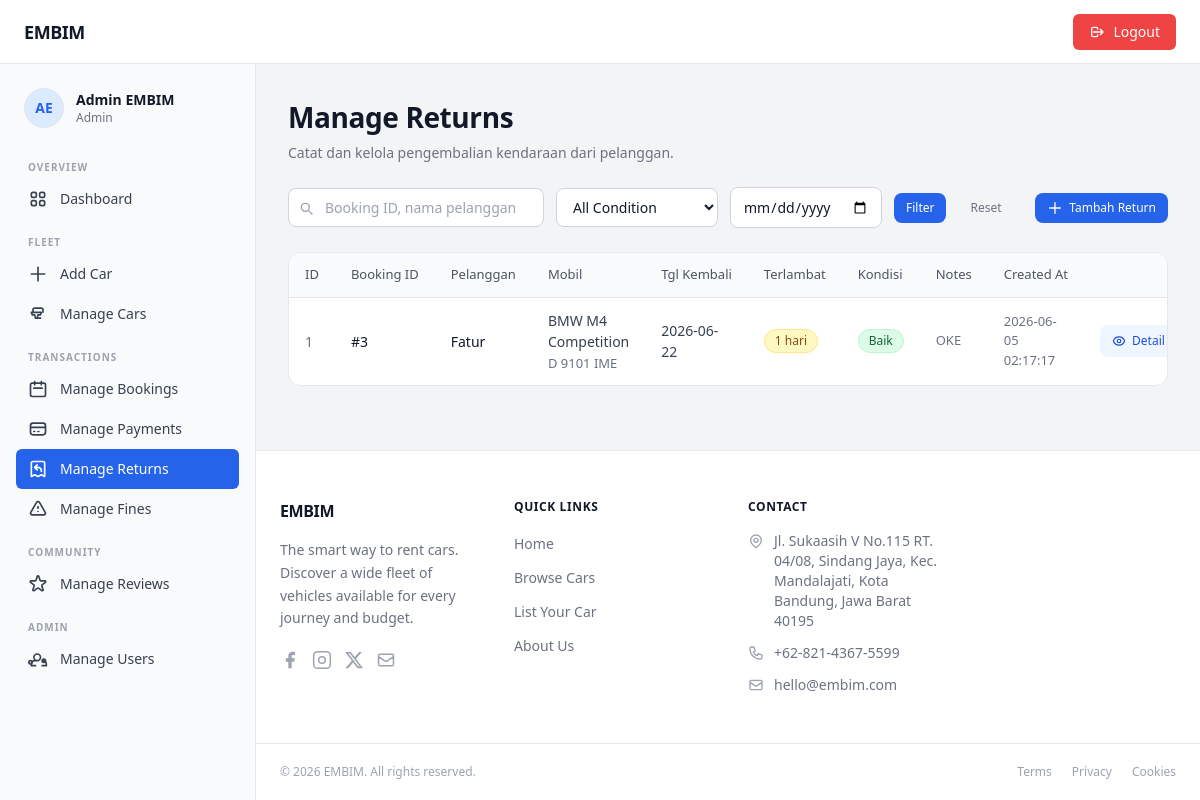
Page /admin/index.php?page=manage_returns (signed in) on the committed database.
### tables this page shows
CREATE TABLE `returns` (
  `id` int(11) NOT NULL,
  `booking_id` int(11) NOT NULL,
  `return_date` date NOT NULL,
  `late_days` smallint(6) NOT NULL DEFAULT 0,
  `car_condition` enum('good','damaged') NOT NULL DEFAULT 'good',
  `notes` text DEFAULT NULL,
  `created_at` datetime NOT NULL DEFAULT current_timestamp(),
  `fine_per_day` decimal(12,2) DEFAULT 700000.00,
  `fine_amount` decimal(14,2) DEFAULT 0.00,
  `fine_status` enum('none','unpaid','paid') DEFAULT 'none'
);

CREATE TABLE `users` (
  `id` int(11) NOT NULL,
  `full_name` varchar(100) NOT NULL,
  `email` varchar(150) NOT NULL,
  `password` varchar(255) NOT NULL COMMENT 'bcrypt hash',
  `phone` varchar(20) DEFAULT NULL,
  `address` text DEFAULT NULL,
  `role` enum('admin','user') NOT NULL DEFAULT 'user',
  `photo_profile` varchar(100) DEFAULT NULL,
  `photo_ktp` varchar(100) DEFAULT NULL,
  `photo_sim` varchar(100) DEFAULT NULL,
  `created_at` datetime NOT NULL DEFAULT current_timestamp(),
  `updated_at` datetime NOT NULL DEFAULT current_timestamp() ON UPDATE current_timestamp()
);

CREATE TABLE `cars` (
  `id` int(11) NOT NULL,
  `brand` varchar(80) NOT NULL,
  `model` varchar(100) NOT NULL,
  `year` year(4) NOT NULL,
  `stock` int(11) NOT NULL,
  `license_plate` varchar(20) NOT NULL,
  `price_per_day` decimal(12,2) NOT NULL,
  `status` enum('available','booked','maintenance') NOT NULL DEFAULT 'available',
  `transmission` enum('automatic','manual') NOT NULL DEFAULT 'automatic',
  `fuel_type` enum('gasoline','diesel','electric','hybrid') NOT NULL DEFAULT 'gasoline',
  `seats` tinyint(4) NOT NULL DEFAULT 5,
  `description` text DEFAULT NULL,
  `photo` varchar(255) DEFAULT NULL COMMENT 'Nama file gambar di folder assets/images',
  `created_at` datetime NOT NULL DEFAULT current_timestamp(),
  `updated_at` datetime NOT NULL DEFAULT current_timestamp() ON UPDATE current_timestamp()
);

### admin/controllers/AdminReturnController.php (called while the page is built, shortened)
<?php
require_once __DIR__ . '/../models/ReturnModel.php';
class AdminReturnController {
    private ReturnModel $model;
    private int $perPage = 10;
    public function __construct() {
        $this->model = new ReturnModel();
    }
    public function manageReturns(): void {
        $condition  = trim($_GET['condition']    ?? '');
        $search     = trim($_GET['search']       ?? '');
        $returnDate = trim($_GET['return_date']  ?? '');
        $all        = $this->model->getAllReturns($condition, $search, $returnDate);
        $total      = count($all);
        $totalPages = max(1, (int) ceil($total / $this->perPage));
        $currentPage = max(1, min($totalPages, (int) ($_GET['p'] ?? 1)));
        $offset     = ($currentPage - 1) * $this->perPage;
        $returns    = array_slice($all, $offset, $this->perPage);
        require_once __DIR__ . '/../views/manage_returns.php';
    }
}

### admin/index.php (called while the page is built, shortened)
<?php
    require_once __DIR__ . '/config/database.php';
    require_once __DIR__ . '/controllers/AdminReturnController.php';
    $page = $_GET['page'] ?? 'dashboard';
    match ($page) {
        'add_car'               => (new DashboardController())->addCar(),
        'manage_cars'           => (new DashboardController())->manageCars(),
        'manage_bookings'       => (new AdminBookingController())->manageBookings(),
        'booking_detail'        => (new AdminBookingController())->bookingDetail(),
        'edit_booking'          => (new AdminBookingController())->editBooking(),
        'delete_booking'        => (new AdminBookingController())->deleteBooking(),
        'manage_users'          => (new UserController())->manageUsers(),
        'manage_payments'       => (new AdminPaymentController())->managePayments(),
        'payment_detail'        => (new AdminPaymentController())->paymentDetail(),
        'update_payment_status' => (new AdminPaymentController())->updateStatus(),
        'manage_returns'        => (new AdminReturnController())->manageReturns(),
        'add_return'            => (new AdminReturnController())->addReturn(),
        'return_detail'         => (new AdminReturnController())->returnDetail(),
        'edit_return'           => (new AdminReturnController())->editReturn(),
        'delete_return'         => (new AdminReturnController())->deleteReturn(),
        'manage_fines'          => (new AdminFineController())->manageFines(),
        'fine_detail'           => (new AdminFineController())->fineDetail(),
        'update_fine_status'    => (new AdminFineController())->updateFineStatus(),
        default                 => (new DashboardController())->dashboard(),
    };

### admin/config/database.php (called while the page is built, shortened)
<?php
function getPDO(): PDO {
    static $pdo = null;
    if ($pdo === null) {
        $dsn = sprintf('mysql:host=%s;dbname=%s;charset=%s', DB_HOST, DB_NAME, DB_CHARSET);
        $pdo = new PDO($dsn, DB_USER, DB_PASS, [
            PDO::ATTR_ERRMODE            => PDO::ERRMODE_EXCEPTION,
            PDO::ATTR_DEFAULT_FETCH_MODE => PDO::FETCH_ASSOC,
            PDO::ATTR_EMULATE_PREPARES   => false,
        ]);
    }
    return $pdo;
}

### admin/models/ReturnModel.php (called while the page is built, shortened)
<?php
require_once __DIR__ . '/../config/database.php';
class ReturnModel {
    private PDO $pdo;
    public function __construct() {
        $this->pdo = getPDO();
    }
    public function getAllReturns(string $condition = '', string $search = '', string $returnDate = ''): array {
        $sql = "
            SELECT
                r.`id`,
                r.`booking_id`,
                r.`return_date`,
                r.`late_days`,
                r.`car_condition`,
                r.`notes`,
                r.`created_at`,
                b.`start_date`,
                b.`end_date`,
                b.`status`          AS booking_status,
                u.`full_name`       AS customer_name,
                CONCAT(c.`brand`, ' ', c.`model`) AS car_name,
                c.`license_plate`
            FROM `returns` r
            JOIN `bookings` b ON b.`id` = r.`booking_id`
            JOIN `users`    u ON u.`id` = b.`user_id`
            JOIN `cars`     c ON c.`id` = b.`car_id`
            WHERE 1=1
        ";
        $params = [];
        $sql .= " ORDER BY r.`id` DESC";
        $stmt = $this->pdo->prepare($sql);
        $stmt->execute($params);
        return $stmt->fetchAll();
    }
}

### admin/views/manage_returns.php (the view, shortened to what this page needs)
<?php require_once __DIR__ . '/partials/layout_top.php'; ?>
<div class="space-y-6">
  <div class="page-heading">
    <h1>Manage Returns</h1>
    <p>Catat dan kelola pengembalian kendaraan dari pelanggan.</p>
  </div>
  <form method="GET" action="" class="filter-bar">
    <div class="search-wrap">
      <input type="search" name="search"
             value="<?= htmlspecialchars($_GET['search'] ?? '') ?>"
             placeholder="Booking ID, nama pelanggan, atau mobil..."
             class="form-control w-64" />
    </div>
    <select name="condition" class="form-control" style="width:auto;">
      <option value=""       <?= (($_GET['condition'] ?? '') === '')        ? 'selected' : '' ?>>All Condition</option>
    </select>
    <input type="date" name="return_date"
           value="<?= htmlspecialchars($_GET['return_date'] ?? '') ?>"
           class="form-control" style="width:auto;"
           title="Filter by return date" />
    <button type="submit" class="btn btn-primary btn-sm">Filter</button>
    <a href="?page=manage_returns" class="btn btn-ghost btn-sm">Reset</a>
    <a href="?page=add_return" class="btn btn-primary btn-sm" style="margin-left:auto;">
      <svg xmlns="http://www.w3.org/2000/svg" class="h-4 w-4" fill="none" viewBox="0 0 24 24" stroke="currentColor" stroke-width="2"><path stroke-linecap="round" stroke-linejoin="round" d="M12 4v16m8-8H4"/></svg>
      Tambah Return
    </a>
  </form>
  <div class="embim-table-wrap">
    <table class="embim-table">
      <thead>
        <tr>
          <th>ID</th>
          <th>Booking ID</th>
          <th>Pelanggan</th>
          <th>Mobil</th>
          <th>Tgl Kembali</th>
          <th>Terlambat</th>
          <th>Kondisi</th>
          <th>Notes</th>
          <th>Created At</th>
          <th class="td-right">Actions</th>
        </tr>
      </thead>
      <tbody>
        <?php if (empty($returns)): ?>
          <tr><td colspan="10" class="text-center py-10 text-gray-400">Belum ada data pengembalian.</td></tr>
        <?php else: foreach ($returns as $r):
          $condClass = $r['car_condition'] === 'good' ? 'badge badge-paid' : 'badge badge-unpaid';
          $condLabel = $r['car_condition'] === 'good' ? 'Baik' : 'Rusak';
        ?>
        <tr>
          <td class="td-id"><?= $r['id'] ?></td>
          <td class="td-primary">#<?= $r['booking_id'] ?></td>
          <td class="td-primary"><?= htmlspecialchars($r['customer_name']) ?></td>
          <td><?= htmlspecialchars($r['car_name']) ?><br><span class="td-muted text-xs"><?= htmlspecialchars($r['license_plate']) ?></span></td>
          <td><?= htmlspecialchars($r['return_date']) ?></td>
          <td>
            <?php if ((int)$r['late_days'] > 0): ?>
              <span class="badge badge-unpaid"><?= (int)$r['late_days'] ?> hari</span>
            <?php else: ?>
              <span class="td-muted">—</span>
            <?php endif; ?>
          </td>
          <td><span class="<?= $condClass ?>"><?= $condLabel ?></span></td>
          <td class="td-muted" style="max-width:160px;white-space:nowrap;overflow:hidden;text-overflow:ellipsis;">
            <?= $r['notes'] ? htmlspecialchars($r['notes']) : '—' ?>
          </td>
          <td class="td-muted"><?= htmlspecialchars($r['created_at']) ?></td>
          <td class="td-right">
            <div style="display:flex;gap:6px;justify-content:flex-end;">
              <a href="?page=return_detail&id=<?= $r['id'] ?>"
                 class="btn btn-sm btn-primary" style="background:#eff6ff;color:#1d4ed8;">
                Detail
              </a>
            </div>
          </td>
        </tr>
        <?php endforeach; endif; ?>
      </tbody>
    </table>
  </div>
</div>
<?php require_once __DIR__ . '/partials/layout_bottom.php'; ?>

### admin/style/style.css (style rules this page uses)
:root { --color-primary: #2563eb; --color-primary-hover: #1d4ed8; --color-primary-light: #eff6ff; --color-primary-ring: rgba(37,99,235,.35); --color-danger: #ef4444; --color-danger-hover: #dc2626; --color-danger-light: #fef2f2; --color-success: #22c55e; --color-success-light: #f0fdf4; --color-warning-light: #fefce8; --color-purple-light: #faf5ff; --color-border: #e5e7eb; --color-border-soft: #f3f4f6; --color-bg: #f3f4f6; --color-bg-white: #ffffff; --color-text: #111827; --color-text-muted: #6b7280; --color-text-subtle: #9ca3af; --radius-sm: 4px; --radius-md: 8px; --radius-lg: 12px; --radius-xl: 16px; --radius-2xl: 24px; --shadow-sm: 0 1px 2px rgba(0,0,0,.06); --shadow-md: 0 4px 16px rgba(0,0,0,.10); --shadow-lg: 0 8px 32px rgba(0,0,0,.14); --transition: 150ms ease; --sidebar-w: 256px; --topbar-h: 64px; }
*, *::before, *::after { box-sizing: border-box; }
html { height: 100%; }
body { margin: 0; font-family: ui-sans-serif, system-ui, -apple-system, "Segoe UI", Roboto, "Helvetica Neue", Arial, sans-serif; background-color: var(--color-bg); color: var(--color-text); -webkit-font-smoothing: antialiased; -moz-osx-font-smoothing: grayscale; }
a { color: inherit; text-decoration: none; }
button, input, select, textarea { font-family: inherit; }
.btn { display: inline-flex; align-items: center; gap: 6px; padding: 8px 16px; border-radius: var(--radius-md); font-size: 14px; font-weight: 500; border: none; cursor: pointer; transition: background var(--transition), color var(--transition), box-shadow var(--transition); text-decoration: none; }
.btn-primary { background: var(--color-primary); color: #fff; }
.btn-ghost { background: transparent; color: var(--color-text-muted); }
.btn-sm { padding: 6px 12px; font-size: 12px; }
.form-control { width: 100%; border: 1px solid #d1d5db; border-radius: var(--radius-md); padding: 8px 12px; font-size: 14px; color: var(--color-text); background: var(--color-bg-white); transition: border-color var(--transition), box-shadow var(--transition); }
.form-control::placeholder { color: var(--color-text-subtle); }
select.form-control { background-image: none; }
.badge { display: inline-flex; align-items: center; padding: 2px 10px; border-radius: 9999px; font-size: 12px; font-weight: 500; border: 1px solid transparent; }
.badge-paid { background: #dcfce7; color: #166534; border-color: #bbf7d0; }
.badge-unpaid { background: #fef9c3; color: #854d0e; border-color: #fde68a; }
.embim-table-wrap { background: var(--color-bg-white); border: 1px solid var(--color-border); border-radius: var(--radius-lg); overflow: hidden; }
.embim-table { width: 100%; border-collapse: collapse; font-size: 14px; }
.embim-table thead { background: #f9fafb; border-bottom: 1px solid var(--color-border); }
.embim-table th { text-align: left; padding: 12px 16px; font-size: 13px; font-weight: 500; color: #4b5563; white-space: nowrap; }
.embim-table td { padding: 12px 16px; color: #374151; border-bottom: 1px solid var(--color-border-soft); }
.embim-table tbody tr:last-child td { border-bottom: none; }
.embim-table .td-id { color: var(--color-text-muted); }
.embim-table .td-primary { font-weight: 500; color: var(--color-text); }
.embim-table .td-muted { color: var(--color-text-muted); font-size: 13px; }
.embim-table .td-right { text-align: right; }
.filter-bar { display: flex; flex-wrap: wrap; align-items: center; gap: 12px; }
.search-wrap { position: relative; }
.search-wrap input { padding-left: 36px; }
.page-heading h1 { font-size: 28px; font-weight: 700; letter-spacing: -.4px; color: var(--color-text); margin: 0; }
.page-heading p { font-size: 14px; color: var(--color-text-muted); margin: 4px 0 0; }

### rows in the picture
returns: id "1", booking "3", users.full_name "Fatur", car_name "BMW M4 Competition", cars.license_plate "D 9101 IME", return_date "2026-06-22", late_days "1", car_condition "Baik", notes "OKE", created_at "2026-06-05 02:17:17"

### other values in the picture
$adminInitials "AE"
$adminName "Admin EMBIM"
$section['label'] "OVERVIEW"
$link['label'] "Dashboard"
$section['label'] "FLEET"
$link['label'] "Add Car"
$link['label'] "Manage Cars"
$section['label'] "TRANSACTIONS"
$link['label'] "Manage Bookings"
$link['label'] "Manage Payments"
$link['label'] "Manage Returns"
$link['label'] "Manage Fines"
$section['label'] "COMMUNITY"
$link['label'] "Manage Reviews"
$section['label'] "ADMIN"
